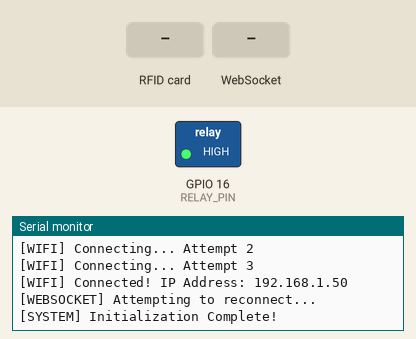
This sketch was run on a simulated ESP8266 (NodeMCU). On the bench: switched loads named in the sketch (green lamp = pin HIGH), the last lines printed to the serial monitor. The test bench sets the inputs (shaded band). WiFi joins after 1.5 s; servers stay silent unless stated; uploads are accepted with an empty reply.

Above: at 2.7 s.
2.8 s: RFID card 5E 7A 19 C4 held to the reader
At 3.4 s:
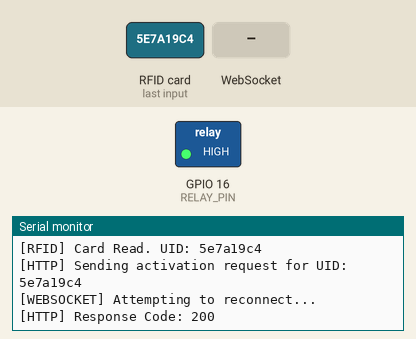
4.3 s: WebSocket text "1" received
At 5.8 s:
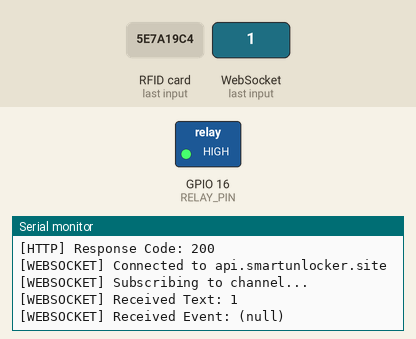

Measured:
- after the input at 2.8 s, the serial monitor: prints a new line at once (image 1)
- after the input at 4.3 s, the serial monitor: prints a new line after 0.06 s (image 2)

The sketch:

sketch_nov16a.ino
```cpp
#include <MFRC522.h>
#include <ArduinoJson.h>
#include <ESP8266WiFi.h>
#include <WebSocketsClient.h>
#include <ESP8266HTTPClient.h>
#include <WiFiClientSecure.h>

// Debug Logging Macro
#define DEBUG_PRINT(x) Serial.println(x)
#define DEBUG_PRINTF(...) Serial.printf(__VA_ARGS__)

// Hardware Pinout Configuration
#define SS_PIN 5
#define RST_PIN 4
#define RELAY_PIN 16

// WiFi Credentials
const char* WIFI_SSID = "MotoE32";
const char* WIFI_PASSWORD = "mateowifi01";

// Server Configuration
const char* API_HOST = "api.smartunlocker.site";
const char* WS_PATH = "/app/jbwlrcnx3u1hz1qglfyj";
const int WS_PORT = 443;

// Timing Constants
const unsigned long WIFI_RECONNECT_INTERVAL = 30000;
const unsigned long UNLOCK_COOLDOWN = 7000;
const unsigned long WS_RECONNECT_INTERVAL = 5000;
const unsigned long CARD_DEBOUNCE_DELAY = 1000;

class SmartUnlocker {
private:
    MFRC522 rfid;
    WebSocketsClient webSocket;

    struct SystemState {
        bool wifiConnected = false;
        bool wsConnected = false;
        unsigned long lastWiFiReconnect = 0;
        unsigned long lastCardRead = 0;
    } state;

    StaticJsonDocument<512> jsonBuffer;

    void setupWiFi() {
        DEBUG_PRINT("[WIFI] Initializing WiFi Connection...");
        WiFi.mode(WIFI_STA);
        WiFi.begin(WIFI_SSID, WIFI_PASSWORD);

        // Detailed WiFi connection logging
        int attempts = 0;
        while (WiFi.status() != WL_CONNECTED) {
            delay(500);
            DEBUG_PRINTF("[WIFI] Connecting... Attempt %d\n", ++attempts);
            if (attempts > 20) {
                DEBUG_PRINT("[WIFI] Connection Failed! Restarting...");
                ESP.restart();
            }
        }

        DEBUG_PRINTF("[WIFI] Connected! IP Address: %s\n", WiFi.localIP().toString().c_str());
    }

    void reconnectWebSocket() {
        DEBUG_PRINT("[WEBSOCKET] Attempting to reconnect...");

        webSocket.disconnect();
        webSocket.beginSSL(API_HOST, WS_PORT, WS_PATH);
        webSocket.setReconnectInterval(WS_RECONNECT_INTERVAL); // Reconectar cada 5s si falla
        webSocket.enableHeartbeat(15000, 3000, 3);
        webSocket.onEvent([this](WStype_t type, uint8_t* payload, size_t length) {
            logWebSocketEvent(type, payload, length);
            handleWebSocketEvent(type, payload, length);
        });
    }

    void logWebSocketEvent(WStype_t type, uint8_t* payload, size_t length) {
        switch(type) {
            case WStype_CONNECTED:
                DEBUG_PRINTF("[WEBSOCKET] Connected to %s\n", API_HOST);
                break;
            case WStype_DISCONNECTED:
                DEBUG_PRINT("[WEBSOCKET] Disconnected!");
                break;
            case WStype_TEXT:
                DEBUG_PRINTF("[WEBSOCKET] Received Text: %s\n", (char*)payload);
                break;
            case WStype_ERROR:
                DEBUG_PRINT("[WEBSOCKET] Error occurred!");
                break;
        }
    }

    void handleWebSocketEvent(WStype_t type, uint8_t* payload, size_t length) {
        switch(type) {
            case WStype_CONNECTED:
                state.wsConnected = true;
                subscribeToChannel();
                break;

            case WStype_DISCONNECTED:
                state.wsConnected = false;
                DEBUG_PRINT("[WEBSOCKET] Connection lost. Will retry.");
                break;

            case WStype_TEXT:
                processWebSocketMessage(payload, length);
                break;
        }
    }

    void subscribeToChannel() {
        const char* subscribeMsg = "{\"event\":\"pusher:subscribe\",\"data\":{\"channel\":\"tag-rfid-read\"}}";
        DEBUG_PRINT("[WEBSOCKET] Subscribing to channel...");
        webSocket.sendTXT(subscribeMsg);
    }

    void processWebSocketMessage(uint8_t* payload, size_t length) {
        DeserializationError error = deserializeJson(jsonBuffer, payload);
        if (error) {
            DEBUG_PRINTF("[JSON] Parsing failed: %s\n", error.c_str());
            return;
        }

        const char* event = jsonBuffer["event"];
        DEBUG_PRINTF("[WEBSOCKET] Received Event: %s\n", event);

        if (strcmp(event, "App\\Events\\UnlockEvent") == 0) {
            unlockDoor();
        }


    }

    bool sendActivationRequest(const String& uid) {
        DEBUG_PRINTF("[HTTP] Sending activation request for UID: %s\n", uid.c_str());

        WiFiClientSecure client;
        HTTPClient http;

        reconnectWebSocket();

        client.setInsecure();
        http.begin(client, "https://" + String(API_HOST) + "/api/activation-records");
        http.addHeader("Content-Type", "application/json");
        http.addHeader("Authorization", "Bearer ");

        String payload = "{\"uid\":\"" + uid + "\"}";
        int httpCode = http.POST(payload);


        DEBUG_PRINTF("[HTTP] Response Code: %d\n", httpCode);

        bool shouldUnlock = false;
        if (httpCode == 201) {
            String response = http.getString();
            DEBUG_PRINTF("[HTTP] Response: %s\n", response.c_str());

            DeserializationError error = deserializeJson(jsonBuffer, response);
            if (!error) {
                shouldUnlock = jsonBuffer["should_unlock"] | false;
                DEBUG_PRINTF("[HTTP] Unlock Decision: %s\n", shouldUnlock ? "UNLOCK" : "DENY");
            } else {
                DEBUG_PRINTF("[JSON] Parsing error: %s\n", error.c_str());
            }
        }

        http.end();
        return shouldUnlock;
    }

    void unlockDoor() {
        DEBUG_PRINT("[RELAY] Unlocking door...");
        digitalWrite(RELAY_PIN, LOW);
        delay(UNLOCK_COOLDOWN);
        digitalWrite(RELAY_PIN, HIGH);
        DEBUG_PRINT("[RELAY] Door locked.");
        delay(50);
        rfid.PCD_Init();
    }

    String getCardUID() {
        String uid = "";
        for (byte i = 0; i < rfid.uid.size; i++) {
            uid += String(rfid.uid.uidByte[i] < 0x10 ? "0" : "");
            uid += String(rfid.uid.uidByte[i], HEX);
        }
        return uid;
    }

public:
    SmartUnlocker() : rfid(SS_PIN, RST_PIN) {}

    void begin() {
        Serial.begin(115200);
        while(!Serial) { ; }  // Wait for Serial to be ready

        DEBUG_PRINT("\n[SYSTEM] Smart Unlocker Initializing...");

        SPI.begin();
        rfid.PCD_Init();
        DEBUG_PRINT("[RFID] RFID Module Initialized");

        pinMode(RELAY_PIN, OUTPUT);
        digitalWrite(RELAY_PIN, HIGH);
        DEBUG_PRINT("[RELAY] Relay Configured");

        setupWiFi();
        reconnectWebSocket();

        DEBUG_PRINT("[SYSTEM] Initialization Complete!");
    }

    void update() {
        webSocket.loop();

        // RFID Card Reading Logic
        if (rfid.PICC_IsNewCardPresent() &&
            rfid.PICC_ReadCardSerial() &&
            (millis() - state.lastCardRead > CARD_DEBOUNCE_DELAY)) {

            String uid = getCardUID();
            DEBUG_PRINTF("[RFID] Card Read. UID: %s\n", uid.c_str());

            if (sendActivationRequest(uid)) {
                unlockDoor();
            }

            rfid.PICC_HaltA();
            rfid.PCD_StopCrypto1();


            state.lastCardRead = millis();
        }

    }
};

SmartUnlocker unlocker;

void setup() {
    unlocker.begin();
}

void loop() {
    delay(50);
    unlocker.update();
    yield();
}
```
